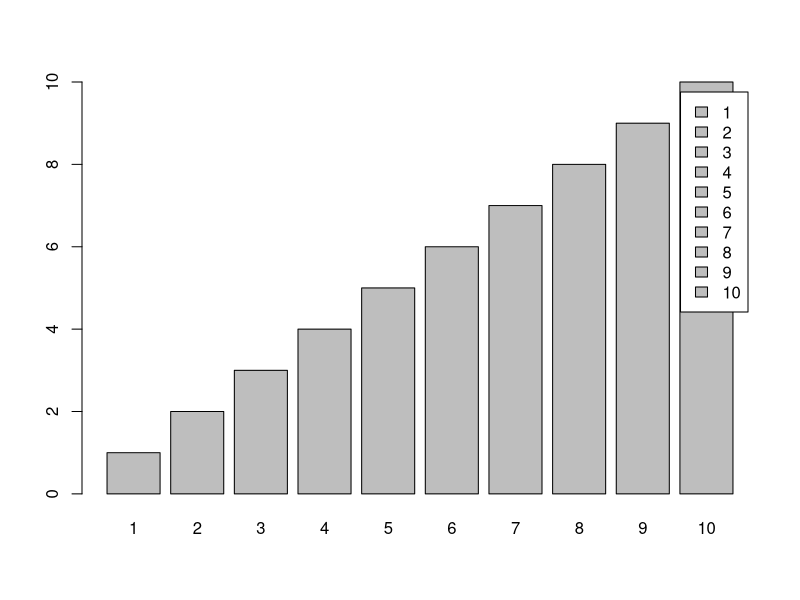
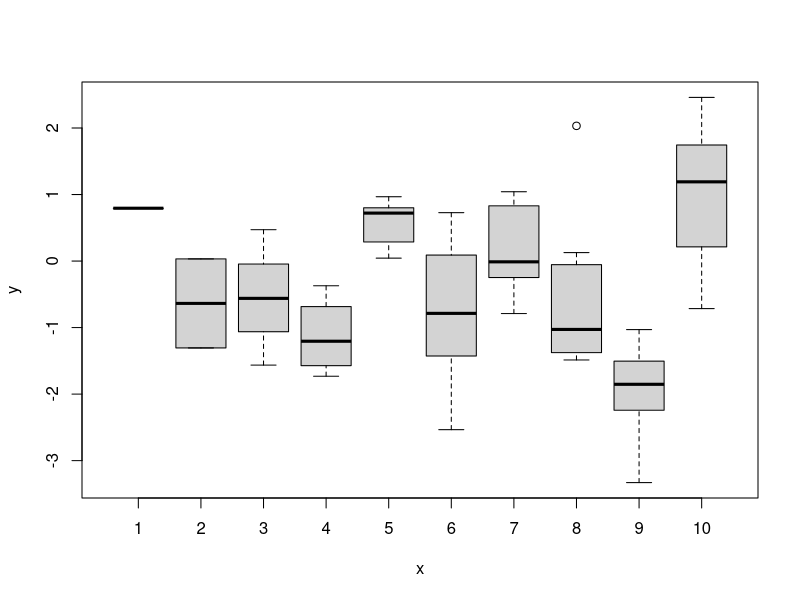

The R script that drew these images, in order: (Note: this script raises an error after producing the figures.)
library(lme4)
library(glmmTMB)

# Small number of observations for some groups ----
# * Simulate data for random intercept ----
# Simulate predictors
group_i = rep(1:10, 1:10)
z_g = rnorm( length(unique(group_i)), mean=0, sd=1)
beta0 = 0

# Simulate response
y_i = z_g[group_i] + beta0 + rnorm( length(group_i), mean=0, sd=1)

# Plot
tbl <- table(group_i)
barplot(tbl, beside = TRUE, legend = TRUE)

plot(x = as.factor(group_i), y = y_i)


## Fit lm
mod.1 <- lm(y_i ~ as.factor(group_i))
as.numeric(mod.1$coefficients)[1]
y_i[1]
z_g[1]

## Fit lmm
mod.2 <- glmmTMB(y_i ~ (1|as.factor(group_i)))
mod.2$fit$par[1] + as.numeric(ranef(mod.2)[[1]][[1]][[1]])[1]
# - Mas cerca el promedio de la poblacion
y_i[1]

# Group level covariates ----
# Read data
data <- read.csv("Day 3/EBS_YellowFin_CPUE.csv")
data$YEAR <- as.factor(data$YEAR)
# GLM
binom_model <- glm(CPUE_KGKM2 > 1 ~ YEAR + ColdPool_Extent, data = data, family = binomial(link = "logit")) # Presence-absence
binom_model # ColdPool is NA

# Random effects
binom_model <- glmmTMB(CPUE_KGKM2 > 1 ~ (1|YEAR) + ColdPool_Extent, data = data, family = binomial(link = "logit")) # Presence-absence
binom_model # ColdPool is 0.003727
